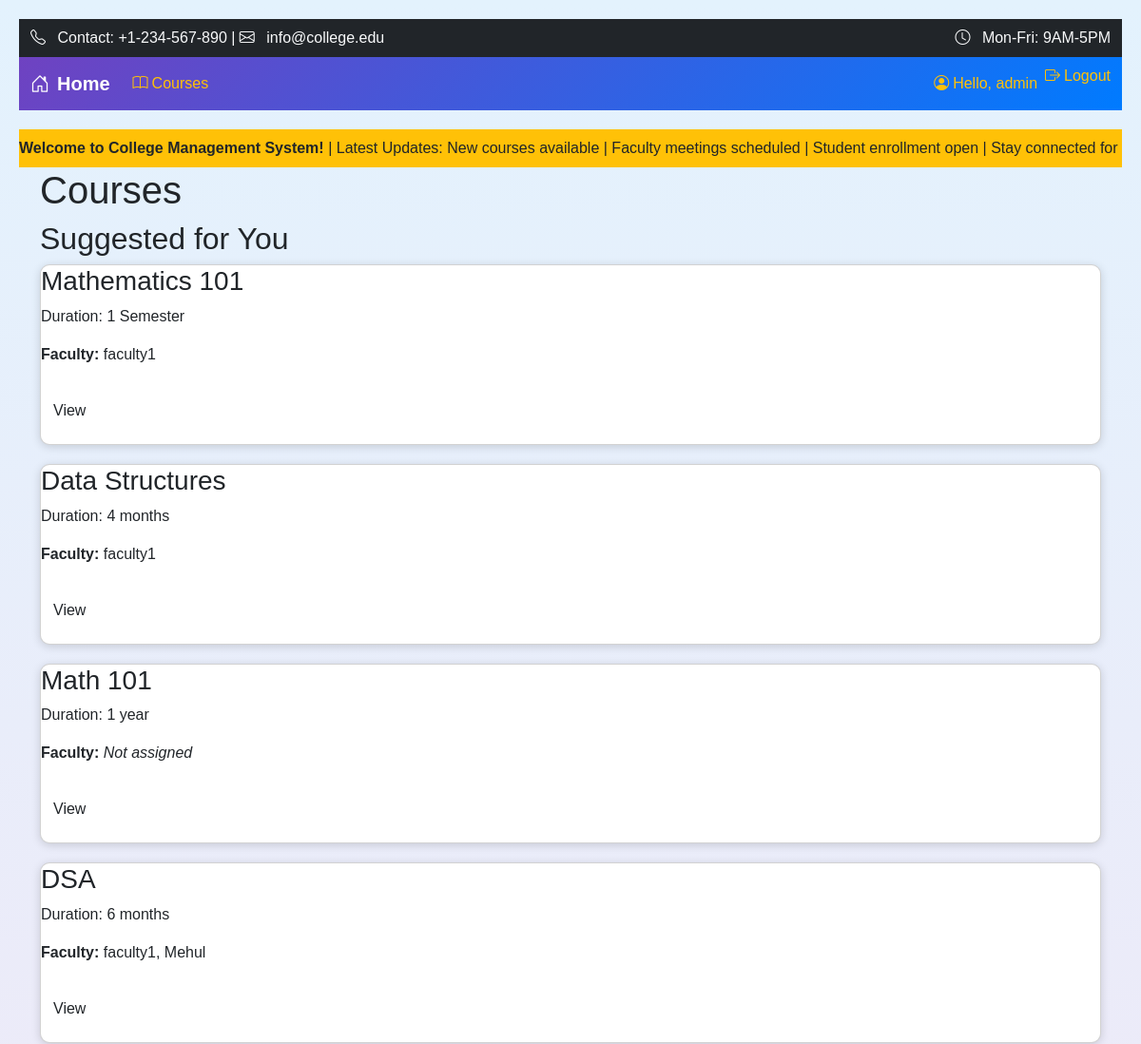
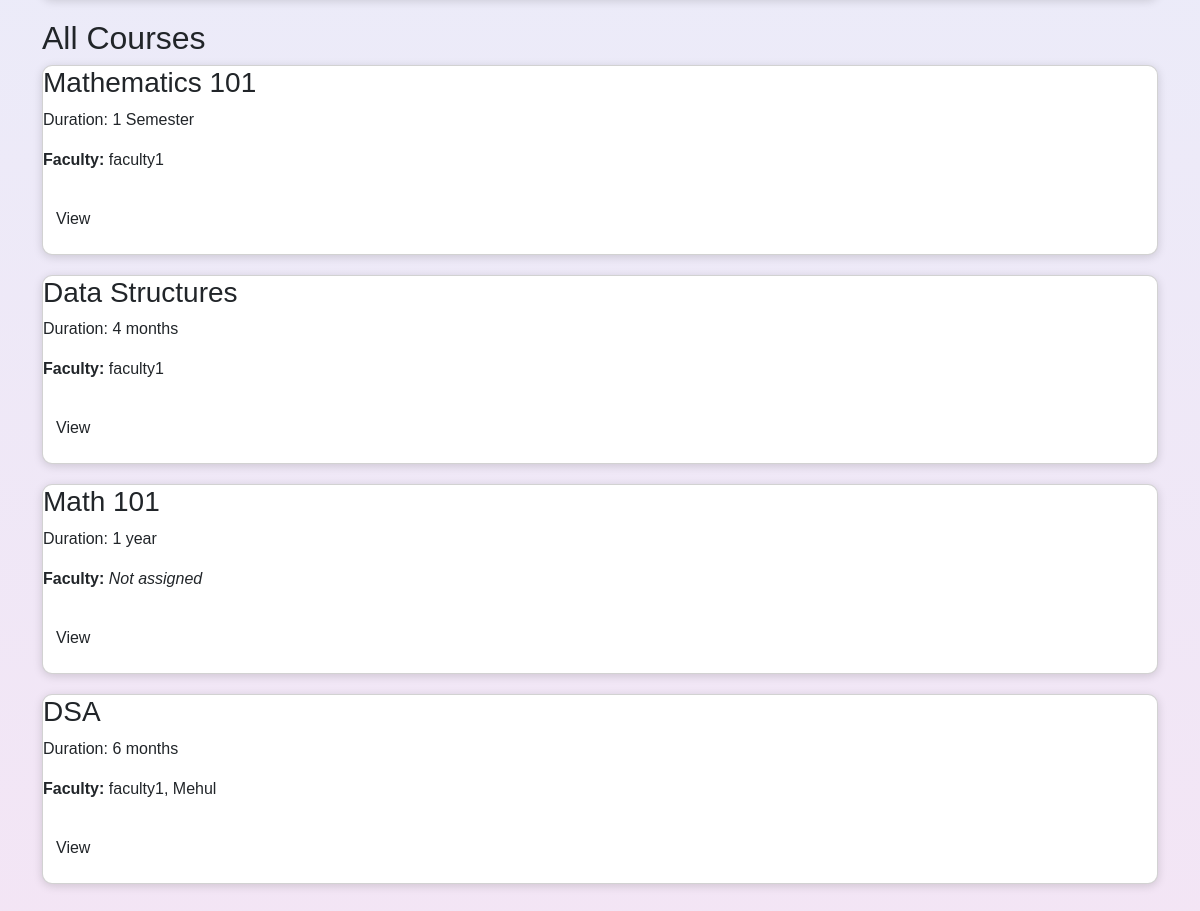
/courses/ (signed in), run on the app's committed database (2 pictures, top to bottom).
### users/models.py (models this page shows, shortened)
class CustomUser(AbstractUser):
    ROLE_CHOICES = (
        ('admin', 'Admin'),
        ('student', 'Student'),
        ('faculty', 'Faculty'),
    )
    role = models.CharField(max_length=10, choices=ROLE_CHOICES, default='student')

### courses/models.py (models this page shows, shortened)
class Course(models.Model):
    name = models.CharField(max_length=100)
    duration = models.CharField(max_length=50)
    faculty = models.ManyToManyField(Faculty)

### faculty/models.py (models this page shows, shortened)
class Faculty(models.Model):
    user = models.OneToOneField(CustomUser, on_delete=models.CASCADE)
    subject = models.CharField(max_length=100)

### courses/views.py (the view)
# urls.py: path('', views.course_list, name='list'),
def course_list(request):
    courses = Course.objects.all()
    student = None
    suggested_courses = []
    if request.user.is_authenticated and request.user.role == 'student':
        student = Student.objects.filter(user=request.user).first()
        if student and student.course:
            suggested_courses = Course.objects.exclude(id=student.course.id)
        else:
            suggested_courses = courses
    else:
        suggested_courses = courses
    context = {
        'courses': courses,
        'suggested_courses': suggested_courses,
        'student': student,
    }
    return render(request, 'courses/list.html', context)

### templates/courses/list.html (shortened to what this page needs)
{% extends 'base.html' %}
{% block content %}
<h1>Courses</h1>
{% if suggested_courses %}
<h2>Suggested for You</h2>
<div class="grid">
  {% for c in suggested_courses %}
    <div class="card">
      <h3>{{ c.name }}</h3>
      <p>Duration: {{ c.duration }}</p>
      <p>
        <strong>Faculty:</strong>
        {% if c.faculty.all %}
          {% for f in c.faculty.all %}
            {{ f.user.get_full_name|default:f.user.username }}{% if not forloop.last %}, {% endif %}
          {% endfor %}
        {% else %}
          <em>Not assigned</em>
        {% endif %}
      </p>
      <p style="margin-top:12px">
        <a class="btn btn-outline" href="{% url 'courses:detail' c.id %}">View</a>
      </p>
    </div>
  {% endfor %}
</div>
{% endif %}
<h2>All Courses</h2>
<div class="grid">
  {% for c in courses %}
    <div class="card">
      <h3>{{ c.name }}</h3>
      <p>Duration: {{ c.duration }}</p>
      <p>
        <strong>Faculty:</strong>
        {% if c.faculty.all %}
          {% for f in c.faculty.all %}
            {{ f.user.get_full_name|default:f.user.username }}{% if not forloop.last %}, {% endif %}
          {% endfor %}
        {% else %}
          <em>Not assigned</em>
        {% endif %}
      </p>
      <p style="margin-top:12px">
        <a class="btn btn-outline" href="{% url 'courses:detail' c.id %}">View</a>
      </p>
    </div>
  {% empty %}
    <div class="card">No courses available.</div>
  {% endfor %}
</div>
{% endblock %}

### templates/base.html (shortened to what this page needs)
{% load static %}
<!DOCTYPE html>
<html lang="en">
<head>
    <link rel="stylesheet" href="https://cdn.jsdelivr.net/npm/bootstrap@5.3.3/dist/css/bootstrap.min.css">
    <link rel="stylesheet" href="https://cdn.jsdelivr.net/npm/bootstrap-icons@1.11.3/font/bootstrap-icons.css">
</head>
<body>
<div class="top-bar bg-dark text-light py-2">
    <div class="container-fluid">
        <div class="row">
            <div class="col-md-6">
                <i class="bi bi-telephone me-2"></i> Contact: +1-234-567-890 | <i class="bi bi-envelope me-2"></i> info@college.edu
            </div>
            <div class="col-md-6 text-end">
                <i class="bi bi-clock me-2"></i> Mon-Fri: 9AM-5PM
            </div>
        </div>
    </div>
</div>
<nav class="navbar navbar-expand-lg navbar-dark">
    <div class="container-fluid">
        <a class="navbar-brand" href="/"><i class="bi bi-house-door me-2"></i>Home</a>
        <div class="collapse navbar-collapse" id="navbarNav">
        <ul class="navbar-nav me-auto">
            <li class="nav-item"><a href="/courses/" class="nav-link"><i class="bi bi-book me-1"></i>Courses</a></li>
        </ul><ul class="navbar-nav">
                {% if user.is_authenticated %}
                    <li class="nav-item"><span class="nav-link"><i class="bi bi-person-circle me-1"></i>Hello, {{ user.username }}</span></li>
                    <li class="nav-item">
                        <form method="post" action="{% url 'users:logout' %}" class="logout-form">
                            <button type="submit" class="nav-link btn btn-link p-0 border-0 bg-transparent text-light" aria-label="Logout" title="Logout"><i class="bi bi-box-arrow-right me-1"></i>Logout</button>
                        </form>
                    </li>
                {% else %}
                    <li class="nav-item"><a href="{% url 'users:login' %}" class="nav-link"><i class="bi bi-box-arrow-in-right me-1"></i>Login</a></li>
                    <li class="nav-item"><a href="{% url 'users:register' %}" class="nav-link"><i class="bi bi-person-plus me-1"></i>Register</a></li>
                {% endif %}
            </ul>
        </div>
    </div>
</nav>
<div class="marquee bg-warning text-dark py-2 overflow-hidden">
    <div class="marquee-content">
        <strong>Welcome to College Management System!</strong> | Latest Updates: New courses available | Faculty meetings scheduled | Student enrollment open | Stay connected for more news!
    </div>
</div>
<div class="container">
    {% block content %}{% endblock %}
</div>
</body>
</html>

### templates/base.html (style rules this page uses)
:root { --primary-color: #007bff; --accent-color: #28a745; --text-dark: #212529; --text-light: #ffffff; }
body { padding: 10px; background: linear-gradient(to bottom, #e3f2fd, #f3e5f5); color: var(--text-dark); font-family: 'Arial', sans-serif; }
@media (min-width: 768px) { body { padding: 20px; } }
.navbar { margin-bottom: 20px; background: linear-gradient(135deg, #6f42c1, #007bff) !important; }
.navbar-brand { color: var(--text-light) !important; font-weight: bold; }
.nav-link { color: #ffc107 !important; }
.card { border-radius: 10px; box-shadow: 0 2px 10px rgba(0,0,0,0.15); background: #ffffff; margin-bottom: 20px; }
.btn { border-radius: 8px; }
.marquee { overflow: hidden; white-space: nowrap; }
.marquee-content { display: inline-block; animation: marquee 20s linear infinite; }
.logout-form { display: inline; }

### data on the page
CustomUser: username "admin"
Course: name "Mathematics 101", duration "1 Semester"
Faculty: user.get_full_name "faculty1"
Course: name "Data Structures", duration "4 months"
Course: name "Math 101", duration "1 year", shows "Not assigned"
Course: name "DSA", duration "6 months"
Faculty: user.get_full_name "Mehul"
